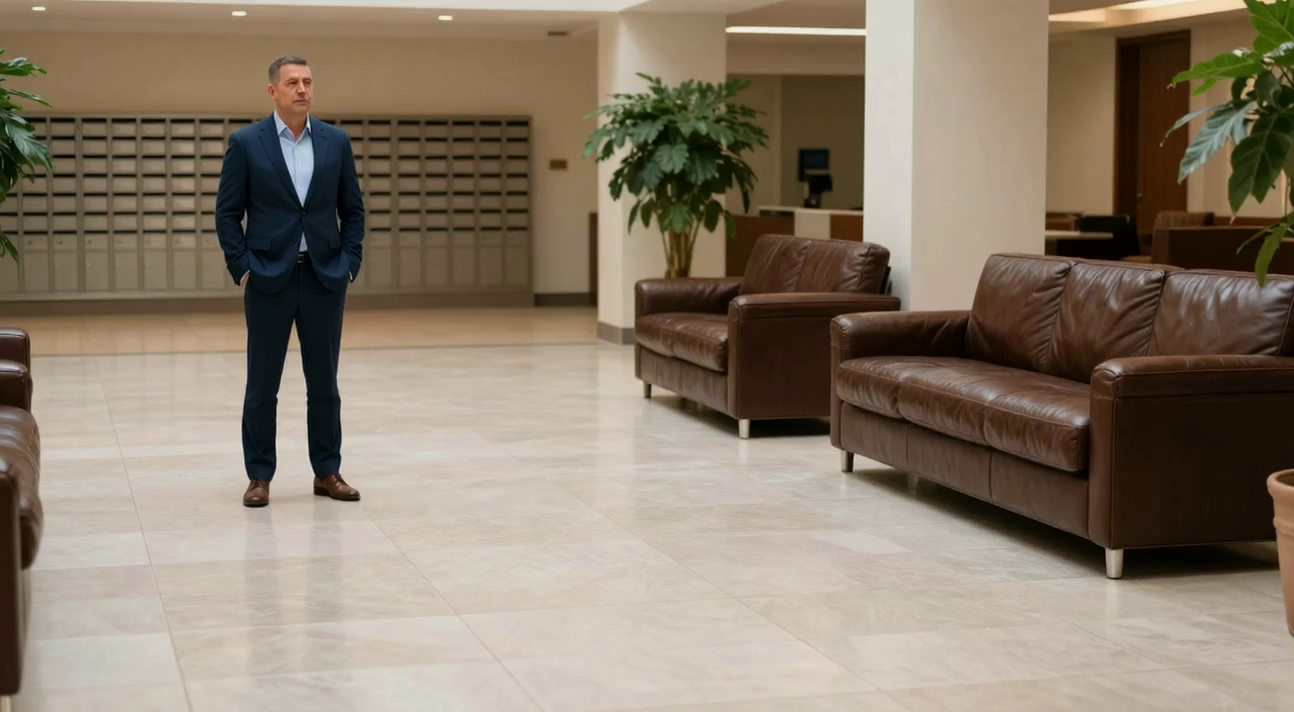
#> input picture worldfoundry/data/benchmarks/assets/wrbench/natural25/first_frames/apartment_lobby_adult_sofa_sit.png, 1294 x 712 px
$ python compute.py ../../../../../data/benchmarks/assets/wrbench/natural25/first_frames/apartment_lobby_adult_sofa_sit.png
#> lines starting #> are read from the running program, lines starting #| are printed output that depends on the picture; long printed decimals are rounded
### worldfoundry/evals/tasks/metrics/perceptual/cpbd/octave.py
import numpy as np
from scipy.ndimage import convolve
from skimage.filters.edges import HSOBEL_WEIGHTS


def sobel(image):
    # type: (numpy.ndarray) -> numpy.ndarray
    """
    Find edges using the Sobel approximation to the derivatives.

    Inspired by the [Octave implementation](https://sourceforge.net/p/octave/image/ci/default/tree/inst/edge.m#l196).
    """

    h1 = np.array(HSOBEL_WEIGHTS)
    h1 /= np.sum(abs(h1))  # normalize h1

    strength2 = np.square(convolve(image, h1.T))

    # Note: https://sourceforge.net/p/octave/image/ci/default/tree/inst/edge.m#l59
    thresh2 = 2 * np.sqrt(np.mean(strength2))

    strength2[strength2 <= thresh2] = 0
    return _simple_thinning(strength2)


def _simple_thinning(strength):
    # type: (numpy.ndarray) -> numpy.ndarray
    """
    Perform a very simple thinning.

    Inspired by the [Octave implementation](https://sourceforge.net/p/octave/image/ci/default/tree/inst/edge.m#l512).
    """
    num_rows, num_cols = strength.shape

    zero_column = np.zeros((num_rows, 1))
    zero_row = np.zeros((1, num_cols))

    x = (strength > np.c_[zero_column, strength[:, :-1]]) & (strength > np.c_[strength[:, 1:], zero_column])

    y = (strength > np.r_[zero_row, strength[:-1, :]]) & (strength > np.r_[strength[1:, :], zero_row])

    return x | y

### worldfoundry/evals/tasks/metrics/perceptual/cpbd/compute.py
from math import atan2, pi
from sys import argv
from typing import TYPE_CHECKING

import numpy as np

if TYPE_CHECKING:
    from .octave import sobel
else:
    from octave import sobel
from skimage.feature import canny
from skimage.io import imread

# threshold to characterize blocks as edge/non-edge blocks
THRESHOLD = 0.002

# fitting parameter
BETA = 3.6

# block size
BLOCK_HEIGHT, BLOCK_WIDTH = (64, 64)

# just noticeable widths based on the perceptual experiments
WIDTH_JNB = np.concatenate([5 * np.ones(51), 3 * np.ones(205)])


def compute(image):
    # type: (numpy.ndarray) -> float
    """Compute the sharpness metric for the given data."""

    # convert the image to double for further processing
    image = image.astype(np.float64)

    # edge detection using canny and sobel canny edge detection is done to
    # classify the blocks as edge or non-edge blocks and sobel edge
    # detection is done for the purpose of edge width measurement.
    canny_edges = canny(image)
    sobel_edges = sobel(image)

    # edge width calculation
    marziliano_widths = marziliano_method(sobel_edges, image)

    # sharpness metric calculation
    return _calculate_sharpness_metric(image, canny_edges, marziliano_widths)


def marziliano_method(edges, image):
    # type: (numpy.ndarray, numpy.ndarray) -> numpy.ndarray
    """
    Calculate the widths of the given edges.

    :return: A matrix with the same dimensions as the given image with 0's at
        non-edge locations and edge-widths at the edge locations.
    """

    # `edge_widths` consists of zero and non-zero values. A zero value
    # indicates that there is no edge at that position and a non-zero value
    # indicates that there is an edge at that position and the value itself
    # gives the edge width.
    edge_widths = np.zeros(image.shape)

    # find the gradient for the image
    gradient_y, gradient_x = np.gradient(image)

    # dimensions of the image
    img_height, img_width = image.shape

    # holds the angle information of the edges
    edge_angles = np.zeros(image.shape)

    # calculate the angle of the edges
    for row in range(img_height):
        for col in range(img_width):
            if gradient_x[row, col] != 0:
                edge_angles[row, col] = atan2(gradient_y[row, col], gradient_x[row, col]) * (180 / pi)
            elif gradient_x[row, col] == 0 and gradient_y[row, col] == 0:
                edge_angles[row, col] = 0
            elif gradient_x[row, col] == 0 and gradient_y[row, col] == pi / 2:
                edge_angles[row, col] = 90

    if np.any(edge_angles):
        # quantize the angle
        quantized_angles = 45 * np.round(edge_angles / 45)

        for row in range(1, img_height - 1):
            for col in range(1, img_width - 1):
                if edges[row, col] == 1:
                    # gradient angle = 180 or -180
                    if quantized_angles[row, col] == 180 or quantized_angles[row, col] == -180:
                        for margin in range(100 + 1):
                            inner_border = (col - 1) - margin
                            outer_border = (col - 2) - margin

                            # outside image or intensity increasing from left to right
                            if outer_border < 0 or (image[row, outer_border] - image[row, inner_border]) <= 0:
                                break

                        width_left = margin + 1

                        for margin in range(100 + 1):
                            inner_border = (col + 1) + margin
                            outer_border = (col + 2) + margin

                            # outside image or intensity increasing from left to right
                            if outer_border >= img_width or (image[row, outer_border] - image[row, inner_border]) >= 0:
                                break

                        width_right = margin + 1

                        edge_widths[row, col] = width_left + width_right

                    # gradient angle = 0
                    if quantized_angles[row, col] == 0:
                        for margin in range(100 + 1):
                            inner_border = (col - 1) - margin
                            outer_border = (col - 2) - margin

                            # outside image or intensity decreasing from left to right
                            if outer_border < 0 or (image[row, outer_border] - image[row, inner_border]) >= 0:
                                break

                        width_left = margin + 1

                        for margin in range(100 + 1):
                            inner_border = (col + 1) + margin
                            outer_border = (col + 2) + margin

                            # outside image or intensity decreasing from left to right
                            if outer_border >= img_width or (image[row, outer_border] - image[row, inner_border]) <= 0:
                                break

                        width_right = margin + 1

                        edge_widths[row, col] = width_right + width_left

    return edge_widths


def _calculate_sharpness_metric(image, edges, edge_widths):
    # type: (numpy.array, numpy.array, numpy.array) -> numpy.float64

    # get the size of image
    img_height, img_width = image.shape

    total_num_edges = 0
    hist_pblur = np.zeros(101)

    # maximum block indices
    num_blocks_vertically = int(img_height / BLOCK_HEIGHT)
    num_blocks_horizontally = int(img_width / BLOCK_WIDTH)

    #  loop over the blocks
    for i in range(num_blocks_vertically):
        for j in range(num_blocks_horizontally):
            # get the row and col indices for the block pixel positions
            rows = slice(BLOCK_HEIGHT * i, BLOCK_HEIGHT * (i + 1))
            cols = slice(BLOCK_WIDTH * j, BLOCK_WIDTH * (j + 1))

            if is_edge_block(edges[rows, cols], THRESHOLD):
                block_widths = edge_widths[rows, cols]
                # rotate block to simulate column-major boolean indexing
                block_widths = np.rot90(np.flipud(block_widths), 3)
                block_widths = block_widths[block_widths != 0]

                block_contrast = get_block_contrast(image[rows, cols])
                block_jnb = WIDTH_JNB[block_contrast]

                # calculate the probability of blur detection at the edges
                # detected in the block
                prob_blur_detection = 1 - np.exp(-(abs(block_widths / block_jnb) ** BETA))

                # update the statistics using the block information
                for probability in prob_blur_detection:
                    bucket = round(probability * 100)
                    hist_pblur[bucket] += 1
                    total_num_edges += 1

    # normalize the pdf
    if total_num_edges > 0:
        hist_pblur = hist_pblur / total_num_edges

    # calculate the sharpness metric
    return np.sum(hist_pblur[:64])


def is_edge_block(block, threshold):
    # type: (numpy.ndarray, float) -> bool
    """Decide whether the given block is an edge block."""
    return np.count_nonzero(block) > (block.size * threshold)


def get_block_contrast(block):
    # type: (numpy.ndarray) -> int
    return int(np.max(block) - np.min(block))


if __name__ == "__main__":
    input_image = imread(argv[1], mode="L")
    sharpness = compute(input_image)
#> in compute, `canny_edges = canny(image)`:
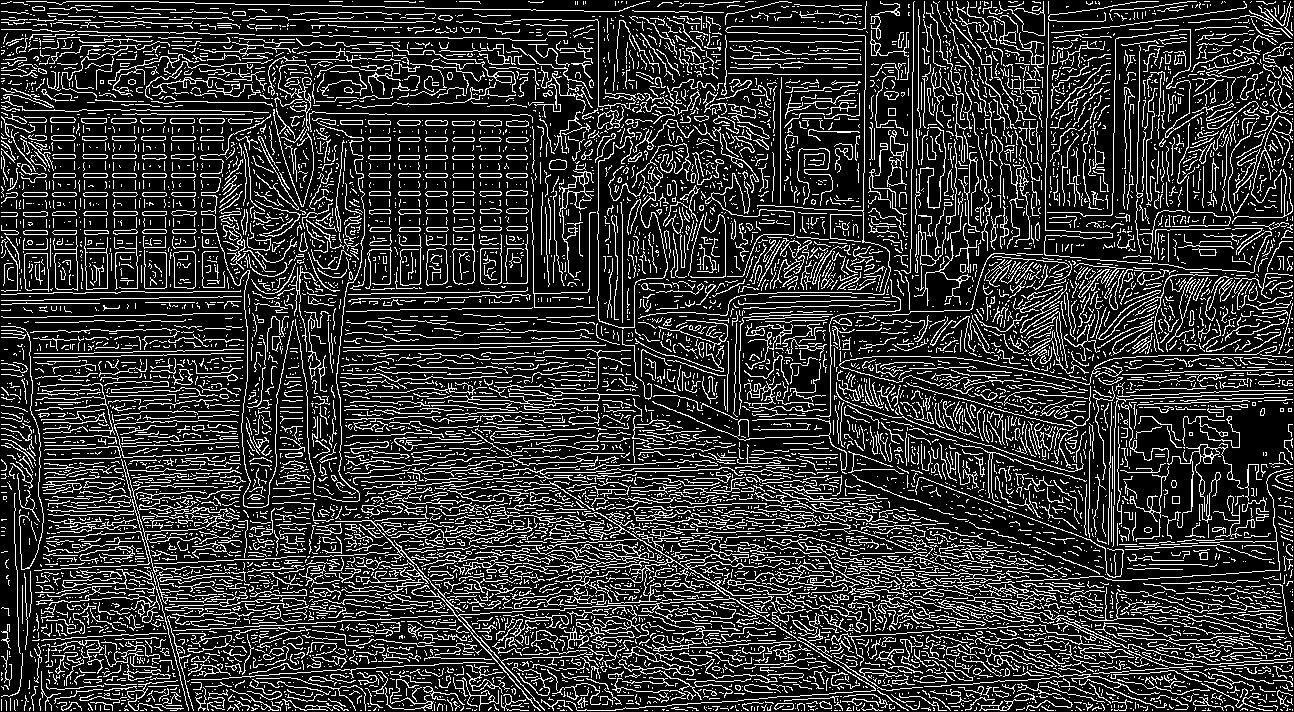
#> canny_edges: shape (712, 1294) bool; 20.1% white in thin lines or dots
#> in sobel, `strength2 = np.square(convolve(image, h1.T))`:
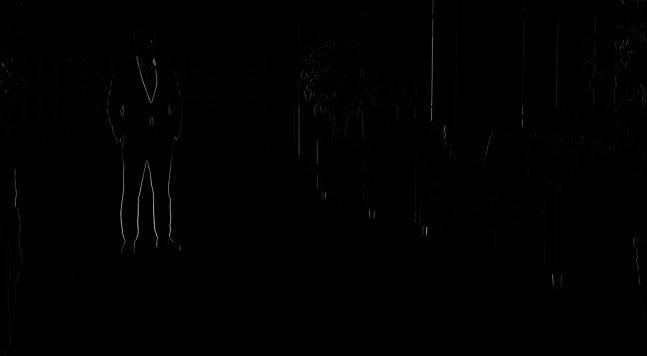
#> strength2: shape (712, 1294) float64 (shown at 1/2 size); min 0, max 9628.5, mean 25.7; drawn with min black and max white
#> in sobel, `thresh2 = 2 * np.sqrt(np.mean(strength2))`: thresh2 = 10.14
#> after the loop in marziliano_method, `for row in range(img_height):`:
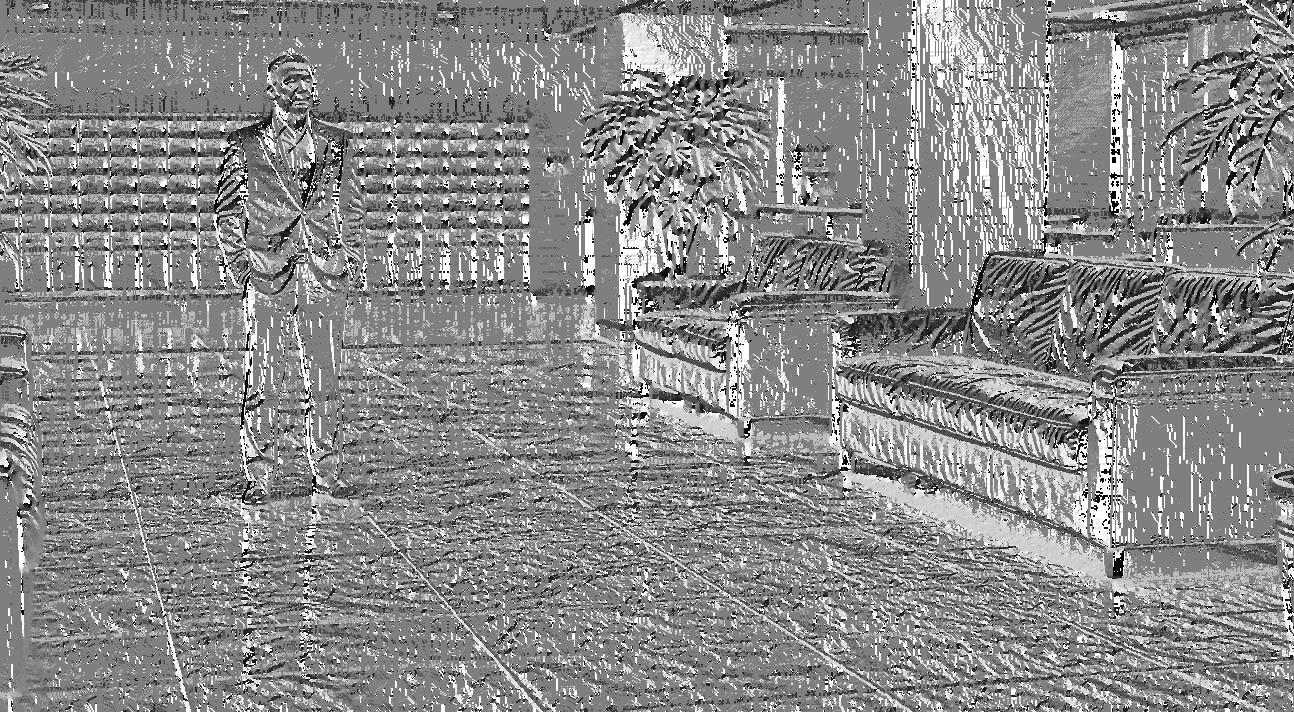
#> edge_angles: shape (712, 1294) float64; min -179.7, max 180, mean 15.1; drawn with min black and max white
#> after the loop in _calculate_sharpness_metric, `for i in range(num_blocks_vertically):`: hist_pblur = 101 values, max 8927 at index 100, min 0 at index 0, mean 212; total_num_edges = 21417
#> in _calculate_sharpness_metric, `hist_pblur = hist_pblur / total_num_edges`: hist_pblur = 101 values, max 0.417 at index 100, min 0 at index 0, mean 0.0099
#> sharpness = 0.412
    print(f"CPBD sharpness for {argv[1]}: {sharpness:f}")
#| CPBD sharpness for ../../../../../data/benchmarks/assets/wrbench/natural25/first_frames/apartment_lobby_adult_sofa_sit.png: 0.4119

$ run again, on worldfoundry/data/benchmarks/assets/wrbench/natural25/first_frames/backyard_dog_water_bowl_tip.png
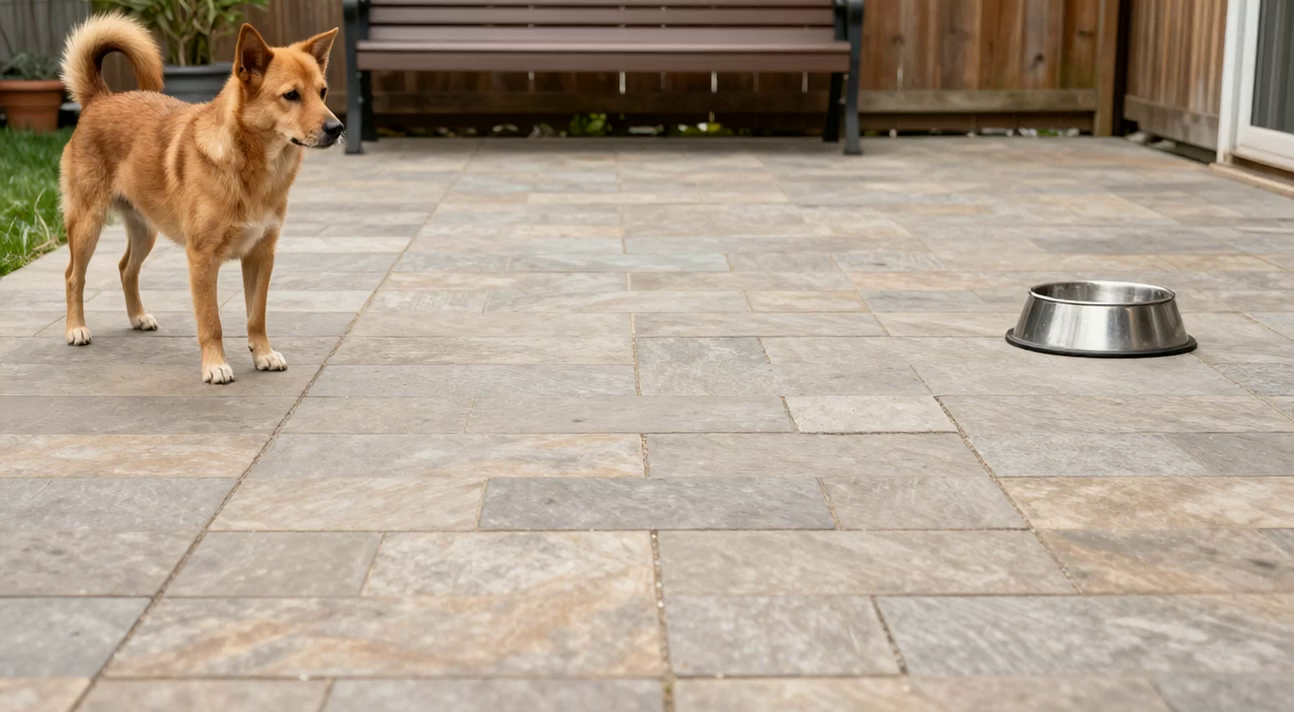
#> input picture worldfoundry/data/benchmarks/assets/wrbench/natural25/first_frames/backyard_dog_water_bowl_tip.png, 1294 x 712 px
#> in compute, `canny_edges = canny(image)`:
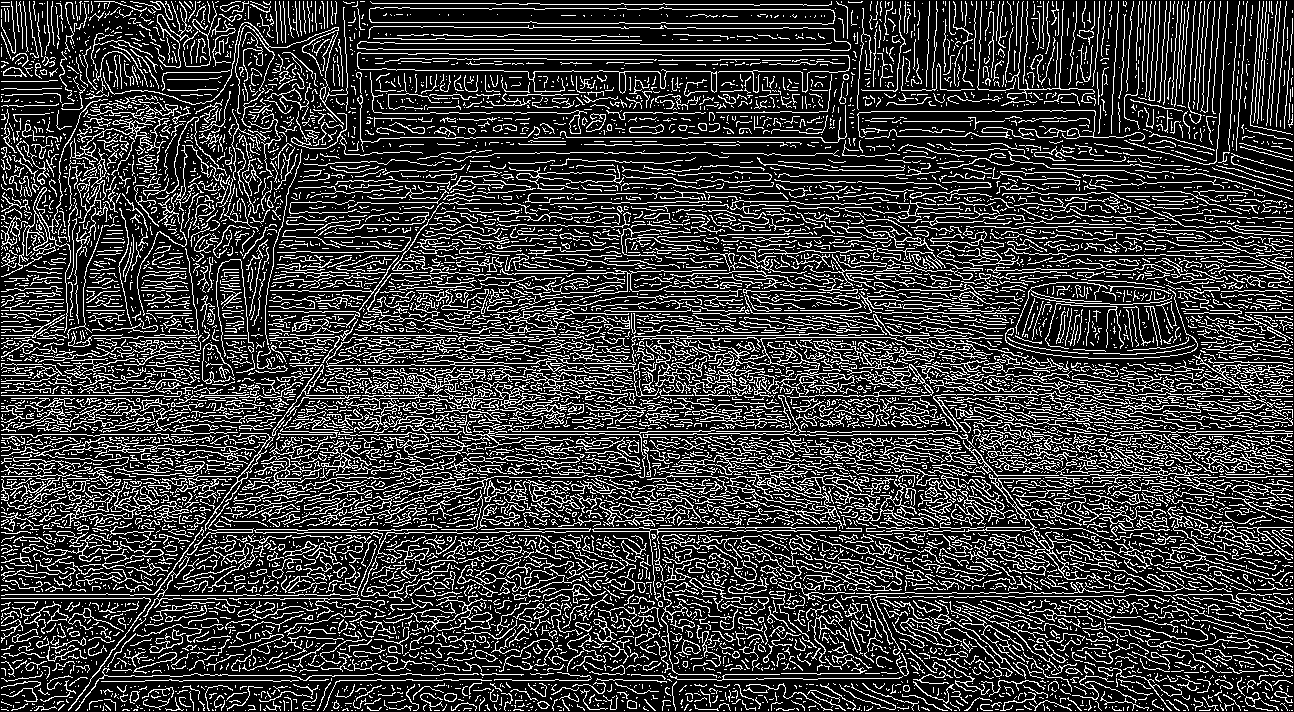
#> canny_edges: shape (712, 1294) bool; 23% white in thin lines or dots
#> thresh2 = 8.04
#> x: shape (712, 1294) bool; 6.8% white in thin lines or dots
#> y: shape (712, 1294) bool; 4.3% white in thin lines or dots
#> after the loop in marziliano_method, `for row in range(img_height):`:
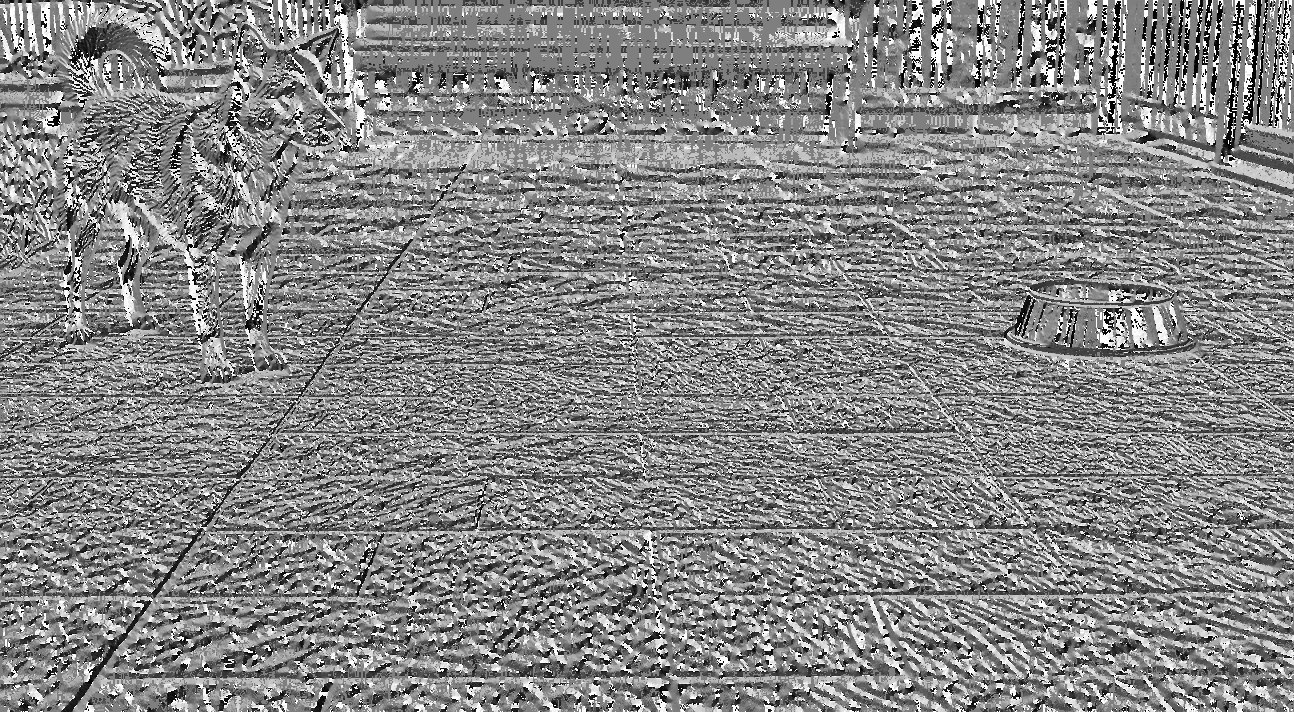
#> edge_angles: shape (712, 1294) float64; min -179.4, max 180, mean 9.1; drawn with min black and max white
#> after the loop in _calculate_sharpness_metric, `for i in range(num_blocks_vertically):`: hist_pblur = 101 values, max 15370 at index 100, min 0 at index 0, mean 343.8; total_num_edges = 34727
#> in _calculate_sharpness_metric, `hist_pblur = hist_pblur / total_num_edges`: hist_pblur = 101 values, max 0.443 at index 100, min 0 at index 0, mean 0.0099
#> sharpness = 0.384
#| CPBD sharpness for ../../../../../data/benchmarks/assets/wrbench/natural25/first_frames/backyard_dog_water_bowl_tip.png: 0.3835
